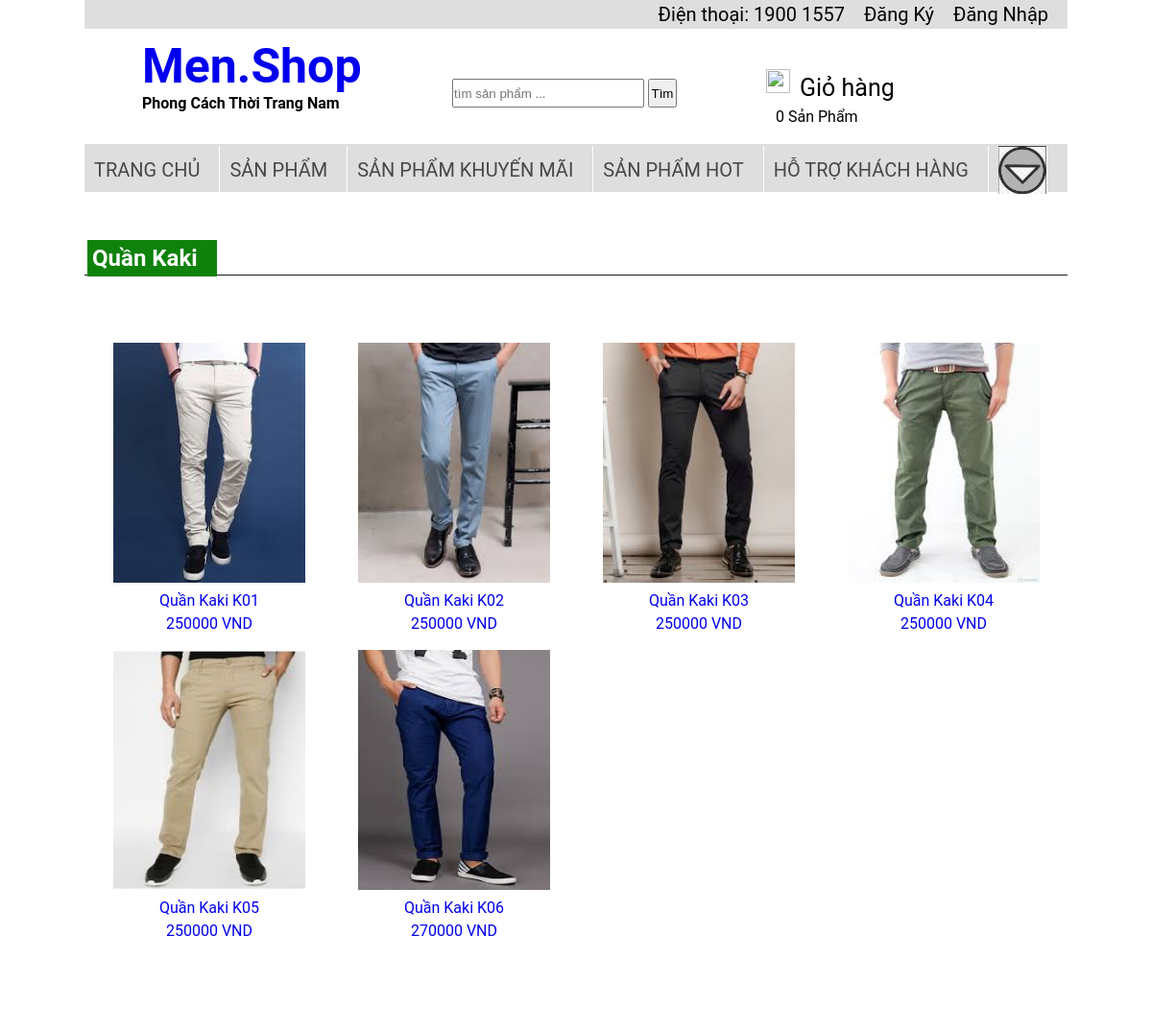
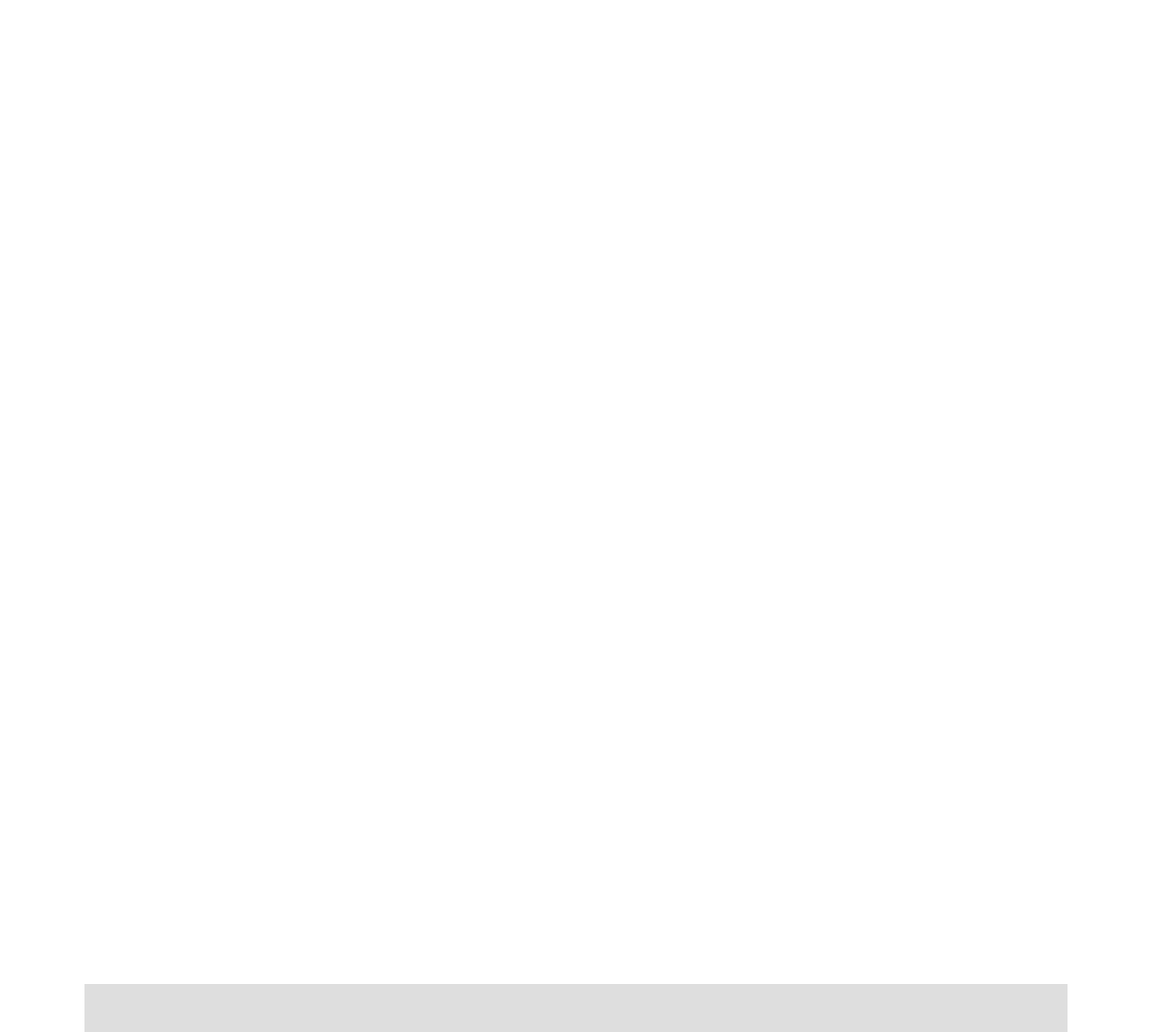
The page /menshop/qkk.php on the database its author committed (2 pictures, top to bottom).
### tables this page shows
CREATE TABLE `sanpham` (
  `masp` varchar(20) NOT NULL,
  `manhom` varchar(20) NOT NULL,
  `tensp` varchar(50) NOT NULL,
  `anhsp` varchar(50) NOT NULL,
  `gia` int(11) NOT NULL,
  `soluong` int(11) NOT NULL,
  `khuyenmai` int(11) NOT NULL
);

### menshop/qkk.php (the view, shortened to what this page needs)
<html>
	<head>
	   	<link rel="stylesheet" type="text/css" href="css/style.css" title="style">
	</head>
	<body>
		<div class="container">
            <?php
            include('includes/top.php');
            include('includes/header.php');
            include('includes/menu.php');
            ?>
            <div class="content">
                <?php
                    include('includes/mysqli_connect.php');
                    $jquery = mysqli_query($dbc,"select * from sanpham where manhom = 'QK'");
                ?>
                         <div class="quankaki">
                        <h2 class="quankk"><a href="shirt.html">Quần Kaki</a></h2>
                            <ul>
                                <?php while($row = mysqli_fetch_array($jquery)){?>
                                <li><a href="ctsp.php?masp=<?php echo $row["masp"] ?>">
                                    <img src="/menshop/images/quankk/<?php echo $row["anhsp"] ?>" width="200" height="250" />
                                    <p><?php echo $row["tensp"] ?></p>
                                    <p><?php echo $row["gia"] ?> VND</p>
                                </a>
                                </li>
                                <?php }
                                 ?>
                            </ul>
                        </div>
                </div>
              <?php
             include('includes/footer.php');
    		?>
     </div>
	</body>
</html>

### menshop/css/style.css (style rules this page uses)
body { font-family: "Roboto","segoe ui",Helvetica,Arial,sans-serif; }
* { margin: 0; padding: 0 }
.container { width: 1024px; height: auto; margin: auto; }
.content { width: 1024px;height:1800px; }
.quankaki { display: inline-block; width: 100%; float: left; margin-bottom: 10px; }
.quankaki h2 { margin-top: 50px; padding: 3px; border-bottom: 1px solid #1c1c1c; }
.quankaki h2 a { background: #0f820c; padding: 5px; padding-right:20px; color: white; text-decoration: none; }
.quankaki ul { width: 100%; list-style: none; }
.quankaki ul li { position: relative; width: 250px; height: 250px; margin-top: 10px; text-align: center; float: left; margin-left: 5px;padding-top: 60px; }
.quankaki ul li a { text-decoration: none; }
.quankaki ul li a p { margin-top: 5px; }

### rows shown on the page
sanpham: anhsp (picture), tensp "Quần Kaki K01", gia "250000"
sanpham: anhsp (picture), tensp "Quần Kaki K02", gia "250000"
sanpham: anhsp (picture), tensp "Quần Kaki K03", gia "250000"
sanpham: anhsp (picture), tensp "Quần Kaki K04", gia "250000"
sanpham: anhsp (picture), tensp "Quần Kaki K05", gia "250000"
sanpham: anhsp (picture), tensp "Quần Kaki K06", gia "270000"
